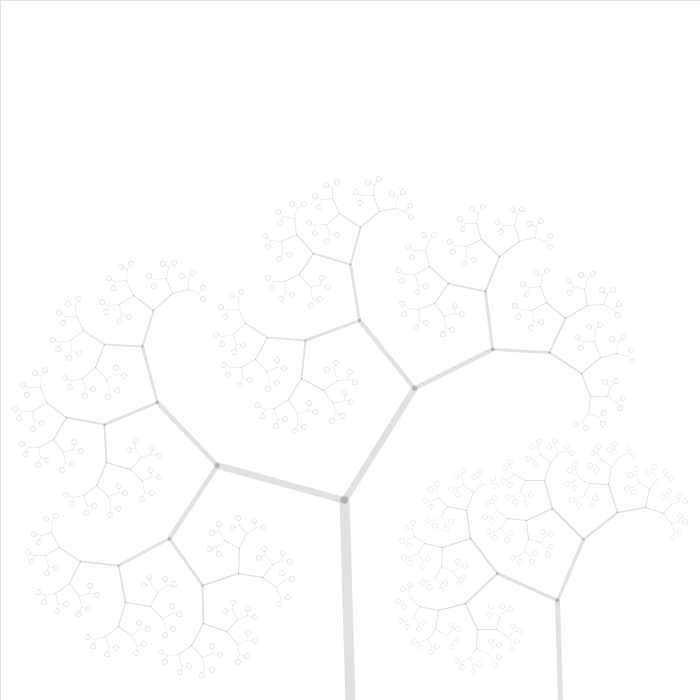
Frame 1 (no input)
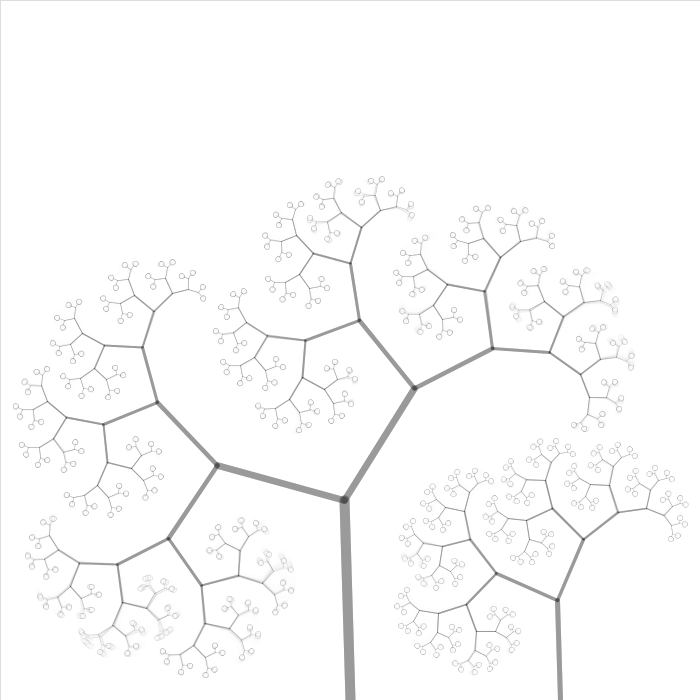
Frame 60 (the mouse pressed at the canvas centre just before this capture)
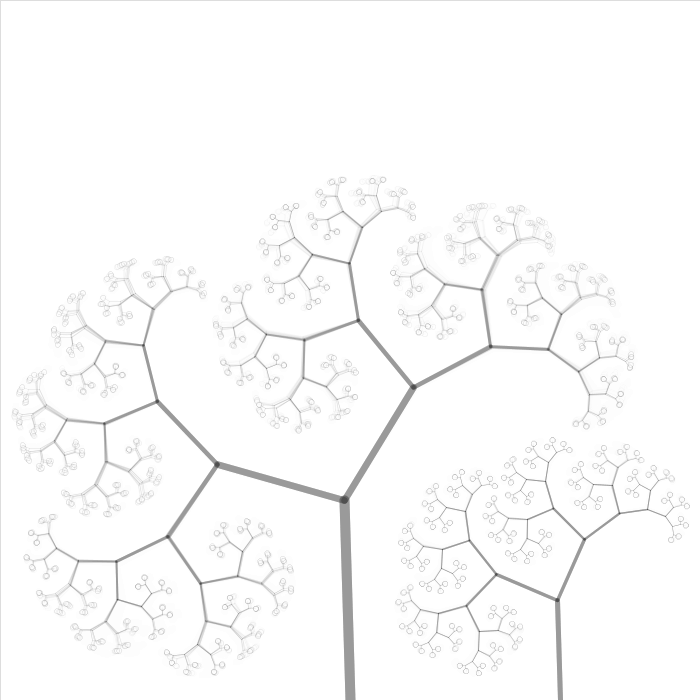
Frame 120 (the mouse held since frame 60 and released just before this capture)

The Processing sketch that drew these frames (run headless with seeded random() and noise(); from frame 60 on, the mouse is pressed at the canvas centre):

// Processing sketch: e07_drzewa_dwa_powidoki_noise
// ── e07_drzewa_dwa_powidoki_noise.pde
void setup()
{
  size(700, 700);
  background(255);
  stroke(0, 30);
  
}

void draw()
{
  fill(255, 50);
  rect(0,0,width,height);
  drzewo(width*0.5, height, 200, 91.5);
  drzewo(width*0.8, height, 100, 91.5);
}

void drzewo(float x, float y, float wysokosc, float kat)
{
  if (wysokosc > 5)
  { //lodyga/galazka
    float yk = y - wysokosc * sin(radians(kat));
    float xk = x + wysokosc * cos(radians(kat));
    strokeWeight(wysokosc*0.05);
    line(x, y, xk, yk);
    drzewo(xk, yk, wysokosc*0.66, kat + 60 + 20*noise(x,y,frameCount*0.001));
    drzewo(xk, yk, wysokosc*0.66, kat - 20 - 20*noise(x,y,frameCount*0.001));
  }
  else
  { //lisc
    ellipse(x, y, 5, 5);
  }
}
